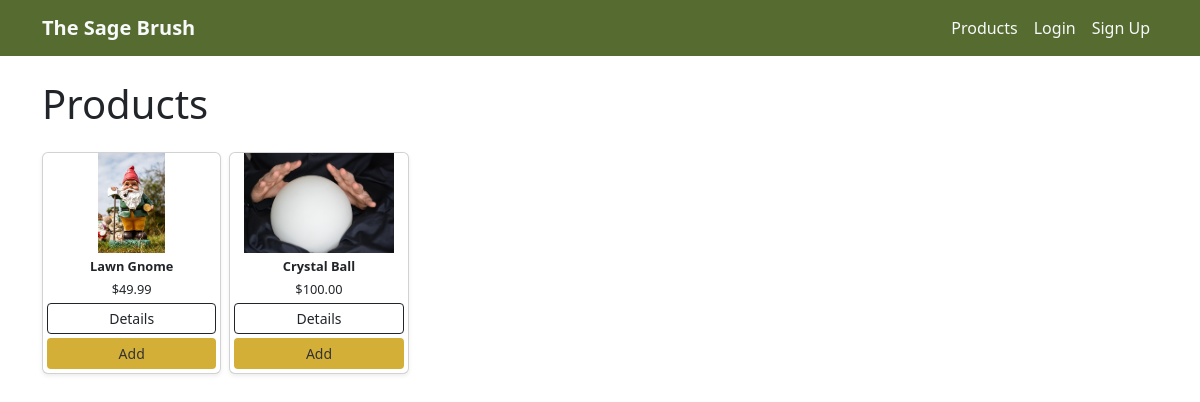
The page / on the database its author committed.
### store/models.py (models this page shows, shortened)
class Product(models.Model):
    name = models.CharField(max_length=100)
    description = models.TextField(blank=True)
    price = models.DecimalField(max_digits=8, decimal_places=2)
    stock = models.PositiveIntegerField()
    category = models.ForeignKey(Category, on_delete=models.SET_NULL, null=True, blank=True)
    image = models.ImageField(upload_to='products/', blank=True, null=True)

### store/views.py (the view)
# urls.py: path('', views.product_list, name='product_list'),
def product_list(request):
    products = Product.objects.all()
    return render(request, 'store/product_list.html', {'products': products})

### store/templates/store/product_list.html (shortened to what this page needs)
{% extends 'layout.html' %}
{% block content %}
<h1 class="mb-4">Products</h1>
<div class="row row-cols-2 row-cols-md-4 row-cols-lg-6 g-2">
    {% for product in products %}
    <div class="col">
        <div class="card h-100 text-center shadow-sm" style="font-size: 0.8rem;">
            {% if product.image %}
            <img src="{{ product.image.url }}" class="card-img-top" alt="{{ product.name }}"
                 style="height: 100px; object-fit: contain;">
            {% endif %}
            <div class="card-body p-1 d-flex flex-column justify-content-between">
                <div>
                    <p class="mb-1 fw-bold">{{ product.name }}</p>
                    <p class="mb-1">${{ product.price }}</p>
                </div>
                <div class="d-grid gap-1">
                    <a href="{% url 'product_detail' product.pk %}" class="btn btn-outline-dark btn-sm">Details</a>
                    <a href="{% url 'add_to_cart' product.pk %}" class="btn btn-sm"
                       style="background-color: #D4AF37; color: #333;"
                       onmouseover="this.style.backgroundColor='#A52A2A'; this.style.color='#fff';"
                       onmouseout="this.style.backgroundColor='#D4AF37'; this.style.color='#333';">
                       Add
                    </a>
                </div>
            </div>
        </div>
    </div>
    {% endfor %}
</div>
{% endblock %}

### rows shown on the page
Product: image (picture), name "Lawn Gnome", price "49.99"
Product: image (picture), name "Crystal Ball", price "100.00"
